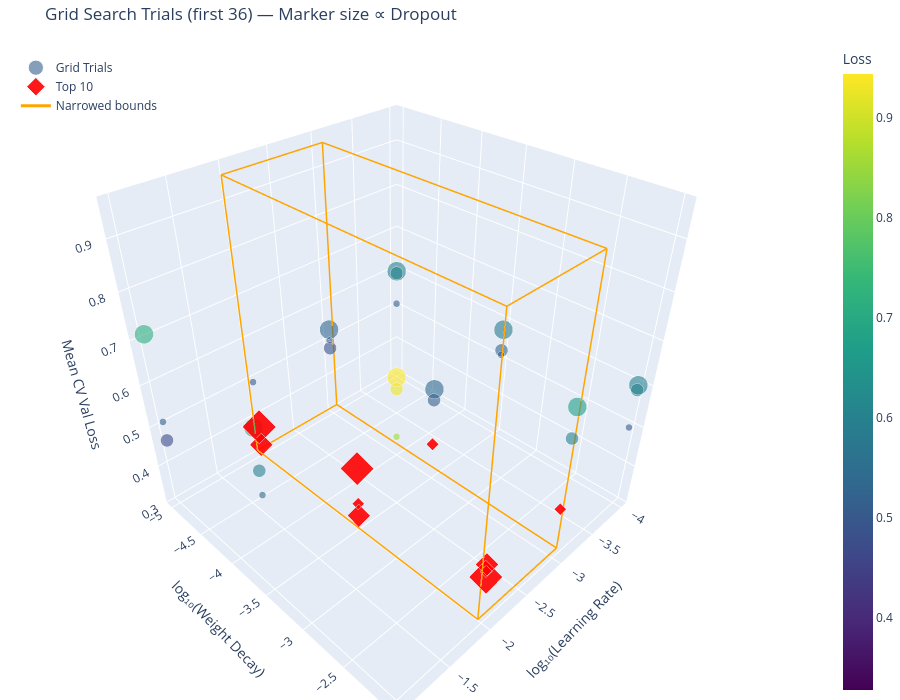

The code cell stored with this chart in its notebook:
### Code cell
# ==========================================
# 6c. 3D Visualisation of Grid Search Checkpoint
# ==========================================
# Interactive 3D scatter plot: LR vs WD vs Loss, coloured by loss.
# Dropout is encoded as marker size (larger = higher dropout).
# Top-X trials from 6b are highlighted in red.

import plotly.graph_objects as go
import json as _json_6c

# --- Load grid search checkpoint ---
_gv_ckpt_id = _get_grid_checkpoint_id('grid_search', find_latest=True)
if _gv_ckpt_id is None:
    raise RuntimeError("No grid search checkpoint found. Run the grid search cell first.")

_gv_ckpt_file = os.path.join(DRIVE_DIR, f"grid_search_{_gv_ckpt_id}.json")
with open(_gv_ckpt_file, "r") as f:
    _gv_data = _json_6c.load(f)
_gv_results = _gv_data.get("results", [])

# Restrict to analysed subset
_gv_n = min(GRID_ANALYSE_FIRST_N_TRIALS, len(_gv_results)) if 'GRID_ANALYSE_FIRST_N_TRIALS' in dir() else len(_gv_results)
_gv_results = _gv_results[:_gv_n]

_gv_lr   = np.array([r["params"][0] for r in _gv_results])
_gv_wd   = np.array([r["params"][1] for r in _gv_results])
_gv_do   = np.array([r["params"][2] for r in _gv_results])
_gv_loss = np.array([r["mean_val_loss"] for r in _gv_results])

# Scale dropout → marker size (min 4, max 18)
_gv_do_min, _gv_do_max = _gv_do.min(), _gv_do.max()
if _gv_do_max > _gv_do_min:
    _gv_sizes = 4 + 14 * (_gv_do - _gv_do_min) / (_gv_do_max - _gv_do_min)
else:
    _gv_sizes = np.full_like(_gv_do, 10.0)

# Identify top-X indices
_gv_top_count = GRID_TOP_X if 'GRID_TOP_X' in dir() else 5
_gv_sorted_idx = np.argsort(_gv_loss)
_gv_top_idx = set(_gv_sorted_idx[:_gv_top_count])
_gv_is_top = np.array([i in _gv_top_idx for i in range(len(_gv_loss))])

# Hover text
_gv_hover = [
    f"Trial {_gv_results[i].get('trial', i+1)}<br>LR: {_gv_lr[i]:.6e}<br>"
    f"WD: {_gv_wd[i]:.6e}<br>Dropout: {_gv_do[i]:.4f}<br>Loss: {_gv_loss[i]:.4f}"
    for i in range(len(_gv_loss))
]

# --- Build figure ---
fig = go.Figure()

# Compute global color range once
_cmin = float(_gv_loss.min())
_cmax = float(_gv_loss.max())

# All trials
fig.add_trace(go.Scatter3d(
    x=np.log10(_gv_lr[~_gv_is_top]),
    y=np.log10(_gv_wd[~_gv_is_top]),
    z=_gv_loss[~_gv_is_top],
    mode='markers',
    marker=dict(
        size=_gv_sizes[~_gv_is_top]+4,
        color=_gv_loss[~_gv_is_top],     # <-- color by loss
        colorscale='Viridis',
        cmin=_cmin, cmax=_cmax,          # <-- lock scale
        colorbar=dict(title='Loss', x=1.05),  # <-- single colorbar here
        showscale=True,
        opacity=0.6,
    ),
    text=[h for h, t in zip(_gv_hover, _gv_is_top) if not t],
    hoverinfo='text',
    name='Grid Trials',
))

# Top X trials (highlighted but colored by same scale)
fig.add_trace(go.Scatter3d(
    x=np.log10(_gv_lr[_gv_is_top]),
    y=np.log10(_gv_wd[_gv_is_top]),
    z=_gv_loss[_gv_is_top],
    mode='markers',
    marker=dict(
        size=_gv_sizes[_gv_is_top]+4,
        # color=_gv_loss[_gv_is_top],      # <-- same scalar
        # colorscale='Viridis',
        color='red',
        cmin=_cmin, cmax=_cmax,          # <-- same range
        showscale=False,                 # <-- no extra colorbar
        symbol='diamond',
        # line=dict(width=1, color='darkred'),
        opacity=0.9,
    ),
    text=[h for h, t in zip(_gv_hover, _gv_is_top) if t],
    hoverinfo='text',
    name=f'Top {_gv_top_count}',
))


# If narrowed grid bounds exist, draw the bounding box
if 'narrowed_grid_space' in dir() and narrowed_grid_space is not None:
    _gv_nb_lr = [np.log10(narrowed_grid_space['lr'][0]), np.log10(narrowed_grid_space['lr'][1])]
    _gv_nb_wd = [np.log10(narrowed_grid_space['wd'][0]), np.log10(narrowed_grid_space['wd'][1])]
    _gv_nb_z_lo = float(_gv_loss.min()) - 0.01
    _gv_nb_z_hi = float(_gv_loss.max()) + 0.01

    def _gv_box_edges(x0, x1, y0, y1, z0, z1):
        edges_x, edges_y, edges_z = [], [], []
        for (xa, ya, za), (xb, yb, zb) in [
            ((x0,y0,z0),(x1,y0,z0)), ((x0,y1,z0),(x1,y1,z0)),
            ((x0,y0,z1),(x1,y0,z1)), ((x0,y1,z1),(x1,y1,z1)),
            ((x0,y0,z0),(x0,y1,z0)), ((x1,y0,z0),(x1,y1,z0)),
            ((x0,y0,z1),(x0,y1,z1)), ((x1,y0,z1),(x1,y1,z1)),
            ((x0,y0,z0),(x0,y0,z1)), ((x1,y0,z0),(x1,y0,z1)),
            ((x0,y1,z0),(x0,y1,z1)), ((x1,y1,z0),(x1,y1,z1)),
        ]:
            edges_x += [xa, xb, None]
            edges_y += [ya, yb, None]
            edges_z += [za, zb, None]
        return edges_x, edges_y, edges_z

    bx, by, bz = _gv_box_edges(_gv_nb_lr[0], _gv_nb_lr[1], _gv_nb_wd[0], _gv_nb_wd[1],
                                _gv_nb_z_lo, _gv_nb_z_hi)
    fig.add_trace(go.Scatter3d(
        x=bx, y=by, z=bz,
        mode='lines',
        line=dict(color='orange', width=3),
        name='Narrowed bounds',
        hoverinfo='skip',
    ))

fig.update_layout(
    title=f'Grid Search Trials (first {_gv_n}) — Marker size ∝ Dropout',
    scene=dict(
        xaxis_title='log₁₀(Learning Rate)',
        yaxis_title='log₁₀(Weight Decay)',
        zaxis_title='Mean CV Val Loss',
    ),
    width=900,
    height=700,
    legend=dict(x=0.02, y=0.98),
    margin=dict(l=0, r=0, b=0, t=40),
)

fig.show()

# Cleanup
del _gv_data, _gv_results, _gv_lr, _gv_wd, _gv_do, _gv_loss
del _gv_sizes, _gv_sorted_idx, _gv_top_idx, _gv_is_top, _gv_hover

### Figure 1 — Plotly figure (JSON) as saved in the notebook; plotly's stock layout.template omitted (floating-point values rounded to 4 significant figures)
{"data": [{"hoverinfo": "text", "marker": {"cmax": 0.9438, "cmin": 0.3282, "color": [0.5123, 0.5944, 0.5998, 0.5175, 0.5291, 0.5815, 0.5002, 0.5907, 0.6017, 0.5055, 0.4849, 0.5344, 0.5096, 0.5367, 0.599, 0.6673, 0.4994, 0.5139, 0.4677, 0.7144, 0.5385, 0.5934, 0.6845, 0.8545, 0.9268, 0.9438], "colorbar": {"title": {"text": "Loss"}, "x": 1.05}, "colorscale": [[0, "#440154"], [0.1111, "#482878"], [0.2222, "#3e4989"], [0.3333, "#31688e"], [0.4444, "#26828e"], [0.5556, "#1f9e89"], [0.6667, "#35b779"], [0.7778, "#6ece58"], [0.8889, "#b5de2b"], [1, "#fde725"]], "opacity": 0.6, "showscale": true, "size": [8.0, 15.0, 22.0, 8.0, 15.0, 22.0, 8.0, 15.0, 22.0, 8.0, 15.0, 22.0, 15.0, 22.0, 15.0, 22.0, 8.0, 8.0, 15.0, 22.0, 8.0, 15.0, 22.0, 8.0, 15.0, 22.0]}, "mode": "markers", "name": "Grid Trials", "text": ["Trial 1<br>LR: 1.000000e-04<br>WD: 1.000000e-05<br>Dropout: 0.0000<br>Loss: 0.5123", "Trial 2<br>LR: 1.000000e-04<br>WD: 1.000000e-05<br>Dropout: 0.2500<br>Loss: 0.5944", "Trial 3<br>LR: 1.000000e-04<br>WD: 1.000000e-05<br>Dropout: 0.5000<br>Loss: 0.5998", "Trial 4<br>LR: 1.000000e-04<br>WD: 3.162278e-04<br>Dropout: 0.0000<br>Loss: 0.5175", "Trial 5<br>LR: 1.000000e-04<br>WD: 3.162278e-04<br>Dropout: 0.2500<br>Loss: 0.5291", "Trial 6<br>LR: 1.000000e-04<br>WD: 3.162278e-04<br>Dropout: 0.5000<br>Loss: 0.5815", "Trial 7<br>LR: 1.000000e-04<br>WD: 1.000000e-02<br>Dropout: 0.0000<br>Loss: 0.5002", "Trial 8<br>LR: 1.000000e-04<br>WD: 1.000000e-02<br>Dropout: 0.2500<br>Loss: 0.5907", "Trial 9<br>LR: 1.000000e-04<br>WD: 1.000000e-02<br>Dropout: 0.5000<br>Loss: 0.6017", "Trial 10<br>LR: 1.000000e-03<br>WD: 1.000000e-05<br>Dropout: 0.0000<br>Loss: 0.5055", "Trial 11<br>LR: 1.000000e-03<br>WD: 1.000000e-05<br>Dropout: 0.2500<br>Loss: 0.4849", "Trial 12<br>LR: 1.000000e-03<br>WD: 1.000000e-05<br>Dropout: 0.5000<br>Loss: 0.5344", "Trial 14<br>LR: 1.000000e-03<br>WD: 3.162278e-04<br>Dropout: 0.2500<br>Loss: 0.5096", "Trial 15<br>LR: 1.000000e-03<br>WD: 3.162278e-04<br>Dropout: 0.5000<br>Loss: 0.5367", "Trial 17<br>LR: 1.000000e-03<br>WD: 1.000000e-02<br>Dropout: 0.2500<br>Loss: 0.5990", "Trial 18<br>LR: 1.000000e-03<br>WD: 1.000000e-02<br>Dropout: 0.5000<br>Loss: 0.6673", "Trial 19<br>LR: 1.000000e-02<br>WD: 1.000000e-05<br>Dropout: 0.0000<br>Loss: 0.4994", "Trial 28<br>LR: 1.000000e-01<br>WD: 1.000000e-05<br>Dropout: 0.0000<br>Loss: 0.5139", "Trial 29<br>LR: 1.000000e-01<br>WD: 1.000000e-05<br>Dropout: 0.2500<br>Loss: 0.4677", "Trial 30<br>LR: 1.000000e-01<br>WD: 1.000000e-05<br>Dropout: 0.5000<br>Loss: 0.7144", "Trial 31<br>LR: 1.000000e-01<br>WD: 3.162278e-04<br>Dropout: 0.0000<br>Loss: 0.5385", "Trial 32<br>LR: 1.000000e-01<br>WD: 3.162278e-04<br>Dropout: 0.2500<br>Loss: 0.5934", "Trial 33<br>LR: 1.000000e-01<br>WD: 3.162278e-04<br>Dropout: 0.5000<br>Loss: 0.6845", "Trial 34<br>LR: 1.000000e-01<br>WD: 1.000000e-02<br>Dropout: 0.0000<br>Loss: 0.8545", "Trial 35<br>LR: 1.000000e-01<br>WD: 1.000000e-02<br>Dropout: 0.2500<br>Loss: 0.9268", "Trial 36<br>LR: 1.000000e-01<br>WD: 1.000000e-02<br>Dropout: 0.5000<br>Loss: 0.9438"], "type": "scatter3d", "x": [-4.0, -4.0, -4.0, -4.0, -4.0, -4.0, -4.0, -4.0, -4.0, -3.0, -3.0, -3.0, -3.0, -3.0, -3.0, -3.0, -2.0, -1.0, -1.0, -1.0, -1.0, -1.0, -1.0, -1.0, -1.0, -1.0], "y": [-5.0, -5.0, -5.0, -3.5, -3.5, -3.5, -2.0, -2.0, -2.0, -5.0, -5.0, -5.0, -3.5, -3.5, -2.0, -2.0, -5.0, -5.0, -5.0, -5.0, -3.5, -3.5, -3.5, -2.0, -2.0, -2.0], "z": [0.5123, 0.5944, 0.5998, 0.5175, 0.5291, 0.5815, 0.5002, 0.5907, 0.6017, 0.5055, 0.4849, 0.5344, 0.5096, 0.5367, 0.599, 0.6673, 0.4994, 0.5139, 0.4677, 0.7144, 0.5385, 0.5934, 0.6845, 0.8545, 0.9268, 0.9438]}, {"hoverinfo": "text", "marker": {"cmax": 0.9438, "cmin": 0.3282, "color": "red", "opacity": 0.9, "showscale": false, "size": [8.0, 8.0, 15.0, 22.0, 8.0, 15.0, 22.0, 8.0, 15.0, 22.0], "symbol": "diamond"}, "mode": "markers", "name": "Top 10", "text": ["Trial 13<br>LR: 1.000000e-03<br>WD: 3.162278e-04<br>Dropout: 0.0000<br>Loss: 0.3934", "Trial 16<br>LR: 1.000000e-03<br>WD: 1.000000e-02<br>Dropout: 0.0000<br>Loss: 0.4301", "Trial 20<br>LR: 1.000000e-02<br>WD: 1.000000e-05<br>Dropout: 0.2500<br>Loss: 0.3282", "Trial 21<br>LR: 1.000000e-02<br>WD: 1.000000e-05<br>Dropout: 0.5000<br>Loss: 0.3793", "Trial 22<br>LR: 1.000000e-02<br>WD: 3.162278e-04<br>Dropout: 0.0000<br>Loss: 0.3695", "Trial 23<br>LR: 1.000000e-02<br>WD: 3.162278e-04<br>Dropout: 0.2500<br>Loss: 0.3370", "Trial 24<br>LR: 1.000000e-02<br>WD: 3.162278e-04<br>Dropout: 0.5000<br>Loss: 0.4619", "Trial 25<br>LR: 1.000000e-02<br>WD: 1.000000e-02<br>Dropout: 0.0000<br>Loss: 0.4354", "Trial 26<br>LR: 1.000000e-02<br>WD: 1.000000e-02<br>Dropout: 0.2500<br>Loss: 0.4527", "Trial 27<br>LR: 1.000000e-02<br>WD: 1.000000e-02<br>Dropout: 0.5000<br>Loss: 0.4214"], "type": "scatter3d", "x": [-3.0, -3.0, -2.0, -2.0, -2.0, -2.0, -2.0, -2.0, -2.0, -2.0], "y": [-3.5, -2.0, -5.0, -5.0, -3.5, -3.5, -3.5, -2.0, -2.0, -2.0], "z": [0.3934, 0.4301, 0.3282, 0.3793, 0.3695, 0.337, 0.4619, 0.4354, 0.4527, 0.4214]}, {"hoverinfo": "skip", "line": {"color": "orange", "width": 3}, "mode": "lines", "name": "Narrowed bounds", "type": "scatter3d", "x": [-3.05, -1.95, null, -3.05, -1.95, null, -3.05, -1.95, null, -3.05, -1.95, null, -3.05, -3.05, null, -1.95, -1.95, null, -3.05, -3.05, null, -1.95, -1.95, null, -3.05, -3.05, null, -1.95, -1.95, null, -3.05, -3.05, null, -1.95, -1.95, null], "y": [-5, -5, null, -2, -2, null, -5, -5, null, -2, -2, null, -5, -2, null, -5, -2, null, -5, -2, null, -5, -2, null, -5, -5, null, -5, -5, null, -2, -2, null, -2, -2, null], "z": [0.3182, 0.3182, null, 0.3182, 0.3182, null, 0.9538, 0.9538, null, 0.9538, 0.9538, null, 0.3182, 0.3182, null, 0.3182, 0.3182, null, 0.9538, 0.9538, null, 0.9538, 0.9538, null, 0.3182, 0.9538, null, 0.3182, 0.9538, null, 0.3182, 0.9538, null, 0.3182, 0.9538, null]}], "layout": {"height": 700, "legend": {"x": 0.02, "y": 0.98}, "margin": {"b": 0, "l": 0, "r": 0, "t": 40}, "scene": {"xaxis": {"title": {"text": "log₁₀(Learning Rate)"}}, "yaxis": {"title": {"text": "log₁₀(Weight Decay)"}}, "zaxis": {"title": {"text": "Mean CV Val Loss"}}}, "title": {"text": "Grid Search Trials (first 36) — Marker size ∝ Dropout"}, "width": 900}}
